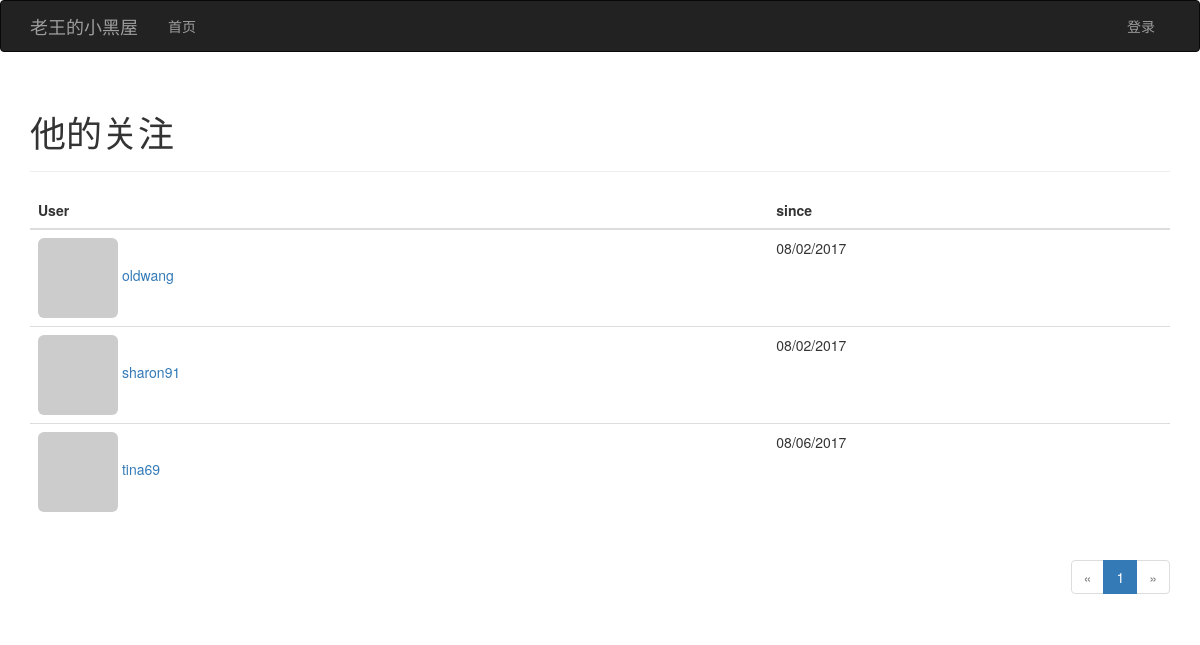
Screenshot of /followed/doggy with the database file from the repository.
### app/models.py (models this page shows, shortened)
class User(db.Model,UserMixin):
    __tablename__ = 'users'
    role_id = db.Column(db.Integer,db.ForeignKey('roles.id'))#foreignkey注意tablename
    id = db.Column(db.Integer,primary_key=True)
    username = db.Column(db.String(64),unique=True,index=True)
    password_hash = db.Column(db.String(128))
    email = db.Column(db.String(64),unique=True,index=True)
    confirmed = db.Column(db.Boolean,default=False)
    sex = db.Column(db.String(64))
    age = db.Column(db.Integer)
    hobby = db.Column(db.String(64))
    name = db.Column(db.String(64))
    location = db.Column(db.String(64))
    about_me = db.Column(db.Text())
    member_since = db.Column(db.DateTime(),default=datetime.utcnow)
    last_seen = db.Column(db.DateTime(),default=datetime.utcnow)
    avatar_hash = db.Column(db.String(32))
    posts = db.relationship('Post',backref='author',lazy='dynamic')
    followed = db.relationship('Follow',foreign_keys=[Follow.follower_id],backref=db.backref('follower',lazy='joined'),
                               lazy='dynamic',cascade='all,delete-orphan')
    followers = db.relationship('Follow',foreign_keys=[Follow.followed_id],backref=db.backref('followed',lazy='joined'),
                                lazy='dynamic',
                                cascade='all,delete-orphan')
    comments = db.relationship('Comment',backref='author',lazy='dynamic')
    @property
    def password(self):
        raise AttributeError('password is not a readable attribute')
    def gravatar(self,size=100,default='identicon',rating='g'):
        if request.is_secure:
            url = 'http://s.gravatar.com/avatar'
        else:
            url = 'http://secure.gravatar.com/avatar'
        hash = self.avatar_hash or hashlib.md5(self.email.encode('utf-8')).hexdigest()
        return '{url}/{hash}?s={size}&d={default}&r={rating}'.format(url=url,
                                                                     hash=hash,
                                                                     size=size,
                                                                     default=default,
                                                                     rating=rating)

class Follow(db.Model):
    __tablename__='follows'
    follower_id = db.Column(db.Integer,db.ForeignKey('users.id'),primary_key=True)
    followed_id = db.Column(db.Integer,db.ForeignKey('users.id'),primary_key=True)
    timestamp = db.Column(db.DateTime,default=datetime.utcnow)

### app/main/views.py (the view)
@main.route('/followed/<username>')
def followed(username):
    user = User.query.filter_by(username=username).first()
    if user is None:
        flash('invalid user')
        return redirect('main.index')
    page = request.args.get('page',1,type=int)
    pagination = user.followed.paginate(page,per_page=5,error_out=False)
    follows = [{'user':item.followed,'timestamp':item.timestamp} for item in pagination.items]
    return render_template('followed.html',user=user,pagination=pagination,follows=follows,endpoint='.followed')

### app/auth/views.py (called while the page is built)
@auth.before_app_request
def before_request():
    if current_user.is_authenticated:
        current_user.ping()
        if not current_user.confirmed \
            and request.endpoint[:5] != 'auth.':
            return redirect(url_for('auth.unconfirmed'))

### app/main/__init__.py (called while the page is built)
@main.app_context_processor
def inject_permissions():
    return dict(Permission=Permission)

### app/models.py (called while the page is built)
    def can(self,permissions):
        return False

### app/templates/followed.html (shortened to what this page needs)
{% extends "base.html" %}
{% import "_macros.html" as macros %}
{% block page_content %}
<div class="page-header">
    <h1>他的关注</h1>
</div>
<table class="table table-hover followed">
    <thead><tr><th>User</th><th>since</th></tr></thead>
    {% for follow in follows %}
        {% if follow.user != user %}
            <tr>
                <td>
                    <a href="{{ url_for('main.user',username=follow.user.username) }}">
                        <img class="img-rounded" src="{{ follow.user.gravatar(size=32) }}">
                        {{ follow.user.username }}
                    </a>
                </td>
                <td>
                    {{ moment(follow.timestamp).format('L') }}
                </td>
            </tr>
        {% endif %}
    {% endfor %}
</table>
<div class="pagination">
    {{ macros.pagination_widget(pagination,endpoint,username=user.username) }}
</div>
{% endblock %}

### app/static/styles.css (style rules this page uses)
div.pagination { width: 100%; text-align: right; padding: 0px; margin: 0px; }

### rows the page displays
User: user.username "oldwang"
Follow: timestamp "08/02/2017"
User: user.username "sharon91"
Follow: timestamp "08/02/2017"
User: user.username "tina69"
Follow: timestamp "08/06/2017"

### other values shown
{{ p }} "1"
